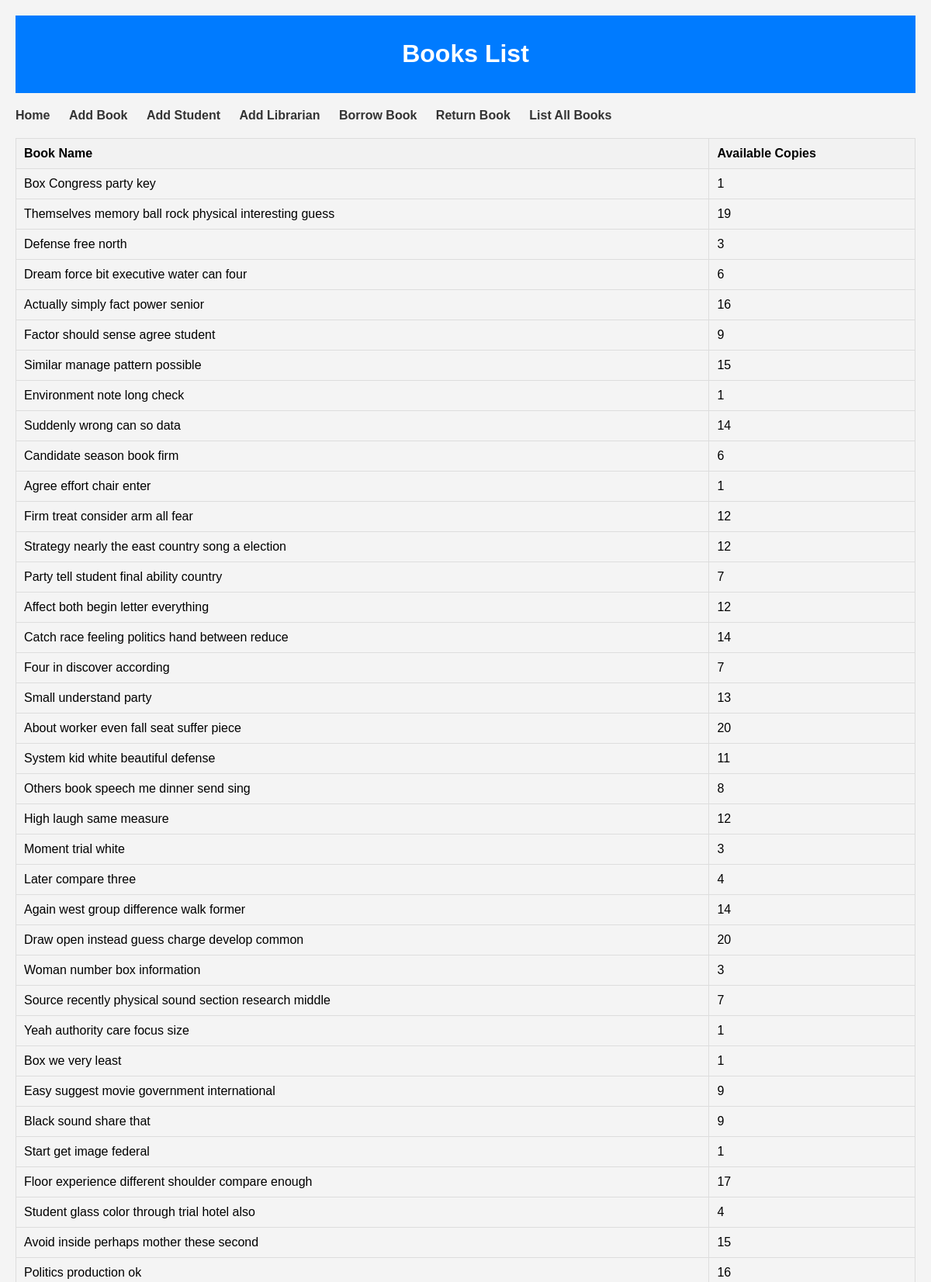
The app's page /library/book/ (upper part) with its own data.
### library/models.py (models this page shows, shortened)
class Book(models.Model):
    title = models.CharField(max_length=100)
    total_copies = models.PositiveIntegerField()
    available_copies = models.PositiveIntegerField()
    borrowed_dates = models.ManyToManyField('Student', through='BorrowedBook')

### library/views.py (the view)
# urls.py: path('book/', views.book_list, name='book_list'),
def book_list(request):
    books = Book.objects.all()
    return render(request, 'book_list.html', {'books': books})

### library/templates/book_list.html (shortened to what this page needs)
{% load static %}
<!DOCTYPE html>
<html>
<head>
    <link rel="stylesheet" type="text/css" href="{% static 'add_book.css' %}">
</head>
<body>
    <div class="container">
        <div class="header">
            <h1>Books List</h1>
        </div>
        <ul class="navigation">
            <li><a href="{% url 'home' %}">Home</a></li>
            <li><a href="{% url 'add_book' %}">Add Book</a></li>
            <li><a href="{% url 'add_student' %}">Add Student</a></li>
            <li><a href="{% url 'add_librarian' %}">Add Librarian</a></li>
            <li><a href="{% url 'borrow_book' %}">Borrow Book</a></li>
            <li><a href="{% url 'return_book' %}">Return Book</a></li>
            <li><a href="{% url 'book_list' %}">List All Books</a></li>
        </ul>
        <table class="book-list">
            <thead>
                <tr>
                    <th>Book Name</th>
                    <th>Available Copies</th>
                </tr>
            </thead>
            <tbody>
                {% for book in books %}
                    <tr>
                        <td>{{ book.title }}</td>
                        <td>{{ book.available_copies }}</td>
                    </tr>
                {% endfor %}
            </tbody>
        </table>
    </div>
</body>
</html>

### library/static/add_book.css (style rules this page uses)
body { font-family: Arial, sans-serif; background-color: #f4f4f4; margin: 0; padding: 0; }
.container { max-width: 1200px; margin: 0 auto; padding: 20px; }
.header { background-color: #007bff; color: #fff; padding: 10px; text-align: center; }
.navigation { list-style: none; padding: 0; margin: 20px 0; }
.navigation li { display: inline; margin-right: 20px; }
.navigation a { text-decoration: none; color: #333; font-weight: bold; }
.book-list { margin-top: 20px; width: 100%; border-collapse: collapse; }
.book-list th, .book-list td { padding: 10px; border: 1px solid #ddd; text-align: left; }
.book-list th { background-color: #f2f2f2; font-weight: bold; }

### records on screen
Book: title "Box Congress party key", available_copies "1"
Book: title "Themselves memory ball rock physical interesting guess", available_copies "19"
Book: title "Defense free north", available_copies "3"
Book: title "Dream force bit executive water can four", available_copies "6"
Book: title "Actually simply fact power senior", available_copies "16"
Book: title "Factor should sense agree student", available_copies "9"
Book: title "Similar manage pattern possible", available_copies "15"
Book: title "Environment note long check", available_copies "1"
Book: title "Suddenly wrong can so data", available_copies "14"
Book: title "Candidate season book firm", available_copies "6"
Book: title "Agree effort chair enter", available_copies "1"
Book: title "Firm treat consider arm all fear", available_copies "12"
Book: title "Strategy nearly the east country song a election", available_copies "12"
Book: title "Party tell student final ability country", available_copies "7"
Book: title "Affect both begin letter everything", available_copies "12"
Book: title "Catch race feeling politics hand between reduce", available_copies "14"
Book: title "Four in discover according", available_copies "7"
Book: title "Small understand party", available_copies "13"
Book: title "About worker even fall seat suffer piece", available_copies "20"
Book: title "System kid white beautiful defense", available_copies "11"
Book: title "Others book speech me dinner send sing", available_copies "8"
Book: title "High laugh same measure", available_copies "12"
Book: title "Moment trial white", available_copies "3"
Book: title "Later compare three", available_copies "4"
Book: title "Again west group difference walk former", available_copies "14"
Book: title "Draw open instead guess charge develop common", available_copies "20"
Book: title "Woman number box information", available_copies "3"
Book: title "Source recently physical sound section research middle", available_copies "7"
Book: title "Yeah authority care focus size", available_copies "1"
Book: title "Box we very least", available_copies "1"
Book: title "Easy suggest movie government international", available_copies "9"
Book: title "Black sound share that", available_copies "9"
Book: title "Start get image federal", available_copies "1"
Book: title "Floor experience different shoulder compare enough", available_copies "17"
Book: title "Student glass color through trial hotel also", available_copies "4"
Book: title "Avoid inside perhaps mother these second", available_copies "15"
Book: title "Politics production ok", available_copies "16"
